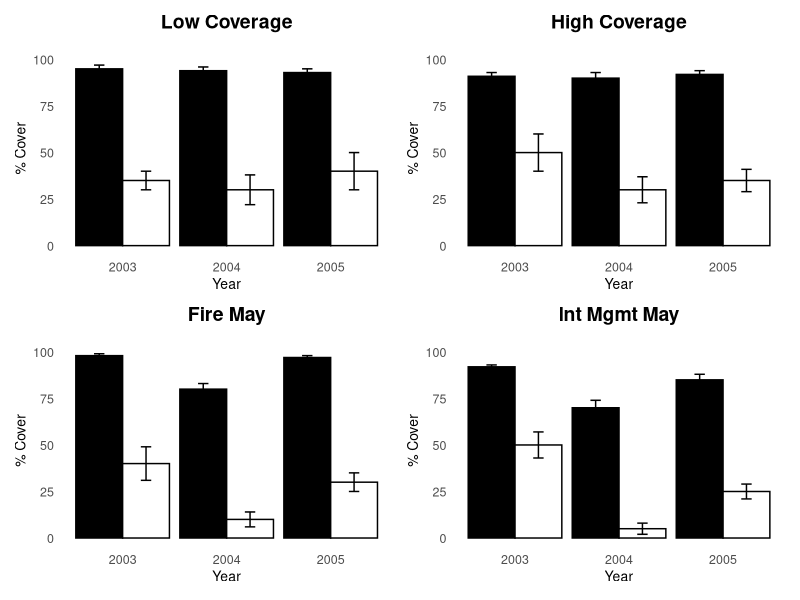

Source code (R):
# Load packages
library(ggplot2)
library(patchwork)

# Create example data
df <- data.frame(
  Year = rep(c(2003, 2004, 2005), times = 2 * 4),
  Cover = c(95, 94, 93, 35, 30, 40,     # Panel A
            91, 90, 92, 50, 30, 35,     # Panel B
            98, 80, 97, 40, 10, 30,     # Panel C
            92, 70, 85, 50, 5, 25),     # Panel D
  SE = c(2, 2, 2, 5, 8, 10,
         2, 3, 2, 10, 7, 6,
         1, 3, 1, 9, 4, 5,
         1, 4, 3, 7, 3, 4),
  Group = rep(c("Black", "White"), each = 3, times = 4),
  Panel = rep(c("Low Coverage", "High Coverage", "Fire May", "Int Mgmt May"), each = 6)
)

# Function to create individual panel
make_panel_plot <- function(panel_id) {
  dat <- subset(df, Panel == panel_id)
  
  ggplot(dat, aes(x = factor(Year), y = Cover, fill = Group)) +
    geom_bar(stat = "identity", position = position_dodge(0.9), color = "black") +
    geom_errorbar(aes(ymin = Cover - SE, ymax = Cover + SE),
                  position = position_dodge(0.9), width = 0.2) +
    scale_fill_manual(values = c("Black" = "black", "White" = "white")) +
    labs(x = "Year", y = "% Cover") +
    ylim(0, 105) +
    ggtitle(panel_id) +  # Use ggtitle for top-centered panel labels
    theme_minimal(base_size = 10) +
    theme(
      legend.position = "none",
      panel.grid = element_blank(),
      plot.title = element_text(hjust = 0.5, size = 14, face = "bold"), # centered
      axis.title = element_text(size = 10),
      axis.text = element_text(size = 9),
      plot.margin = margin(5, 5, 5, 5)
    )
}

# Create each panel
pA <- make_panel_plot("Low Coverage")
pB <- make_panel_plot("High Coverage")
pC <- make_panel_plot("Fire May")
pD <- make_panel_plot("Int Mgmt May")

# Combine plots in 2x2 layout with patchwork
final_plot <- (pA + pB) / (pC + pD)

# Show the plot
print(final_plot)
